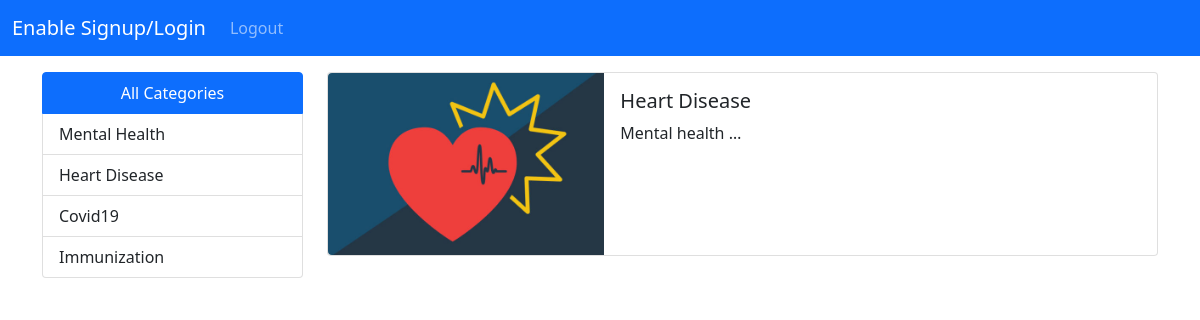
Screenshot of /all-blog-posts/7/ (signed in) with the database file from the repository.
### app/models.py (models this page shows, shortened)
class Categories(models.Model):
    title = models.CharField(max_length=100)

class Post(models.Model):
    user = models.ForeignKey(User, on_delete=models.CASCADE)
    title = models.CharField(max_length=200)
    image = models.ImageField(upload_to='post')
    category = models.ForeignKey(Categories, on_delete=models.CASCADE)
    summary = models.TextField()
    content = models.TextField()
    CHOICE =(("DRAFT","ADD-TO-DRAFT"), ("PUBLIC","ADD-TO-PUBLIC"))
    draft = models.CharField(max_length=30,choices=CHOICE)

### app/views.py (the view)
# urls.py: path('all-blog-posts/<int:id>/', CategoryPostFilter.as_view(), name='catfilter')
class CategoryPostFilter(LoginRequiredMixin, View):
    def get(self, request, id):
        if request.user.is_active:
            context = {
                "allCategories": Categories.objects.all(),
                'allPosts': Post.objects.filter(draft="PUBLIC", category_id=id),
            }
            return render(request, 'patient_dashboard.html', context)
        else:
            logout(request)
            return redirect('login')

### templates/patient_dashboard.html
{% extends 'base.html' %}
{% load crispy_forms_field %}
{% block content %}
    <div class="container">
               <div class="row mt-3">
                   <div class="col-3">
                       <div class="list-group">
                          <a href="{% url 'patientDashboard' %}" class="list-group-item text-center list-group-item-action active" aria-current="true">
                            All Categories
                          </a>
                          {% for cat in allCategories %}
                              <a href="{% url 'catfilter' cat.id %}" class="list-group-item list-group-item-action">{{ cat.title }}</a>
                          {% endfor %}
                       </div>
                   </div>
                   <div class="col-9">
                         {% for foo in allPosts %}
                             <div class="card mb-3" style="max-width: 950px;">
                                  <div class="row g-0">
                                    <div class="col-md-4">
                                      <img src="{{ foo.image.url }}" class="img-fluid rounded-start" alt="...">
                                    </div>
                                    <div class="col-md-8">
                                      <div class="card-body">
                                        <h5 class="card-title">{{ foo.title }}</h5>
                                        <p class="card-text">{{ foo.summary|truncatechars:15 }}</p>
                                      </div>
                                    </div>
                                  </div>
                             </div>
                         {% endfor %}
                   </div>
               </div>
          </div>
{% endblock %}

### rows the page displays
Categories: title "Mental Health"
Categories: title "Heart Disease"
Categories: title "Covid19"
Categories: title "Immunization"
Post: image (picture), title "Heart Disease", summary "Mental health …"
